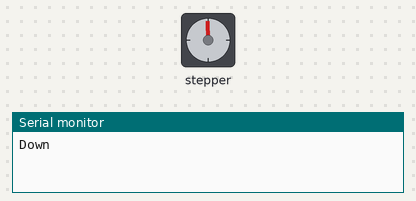
The sketch below on a simulated Arduino Uno, built with avr-gcc and run on an emulated ATmega328P. On the bench: stepper motor, the last lines printed to the serial monitor. Wiring (inferred from the names in the program): stepper motor driver (200 steps per turn assumed): step pin 10; direction pin 11.

Above: at 0.05 s.
At 0.3 s:
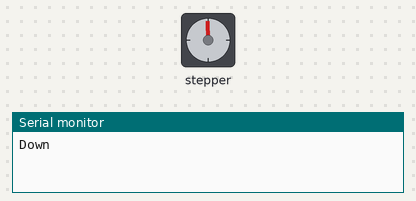
At 0.55 s:
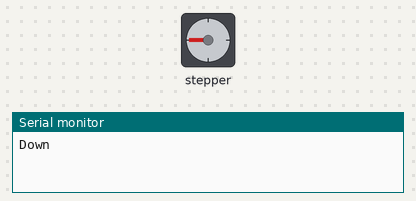
At 0.95 s:
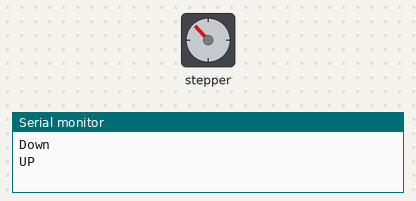
Timing chart, 0 to 3.0 s (numbered marks = the images above):
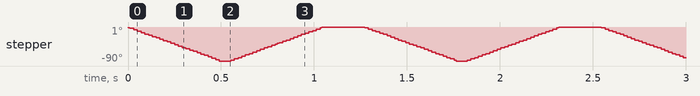

The sketch:

StepperMotorControl.ino
```cpp
#include <Stepper.h>

const int step_pin = 10;
const int dir_pin = 11;

void setup() {
  pinMode(step_pin, OUTPUT);
  pinMode(dir_pin, OUTPUT);
  // initialize the serial port:
  Serial.begin(9600);
}

void loop() {
  // step one revolution  in one direction:
  Serial.println("Down");
  digitalWrite(dir_pin, LOW);
  digitalWrite(step_pin, LOW);

  for(int i = 0; i < 50; i++) {
    digitalWrite(step_pin, HIGH);
    delayMicroseconds(10);
    digitalWrite(step_pin, LOW);
    delay(10);
  }
  delay(50);
  digitalWrite(dir_pin, HIGH);

  Serial.println("UP");

  for(int i = 0; i < 50; i++) {
    digitalWrite(step_pin, HIGH);
    delayMicroseconds(10);
    //delay(1000);
    digitalWrite(step_pin, LOW);
    delay(10);
    //delay(1000);
  }

  delay(20);

  // step one revolution in the other direction:

  delay(200);
}
```

Measured:
- by itself, stepper: turns 90° counter-clockwise in 0.49 s, then 90° clockwise in 0.49 s, repeating every 1.3 s
